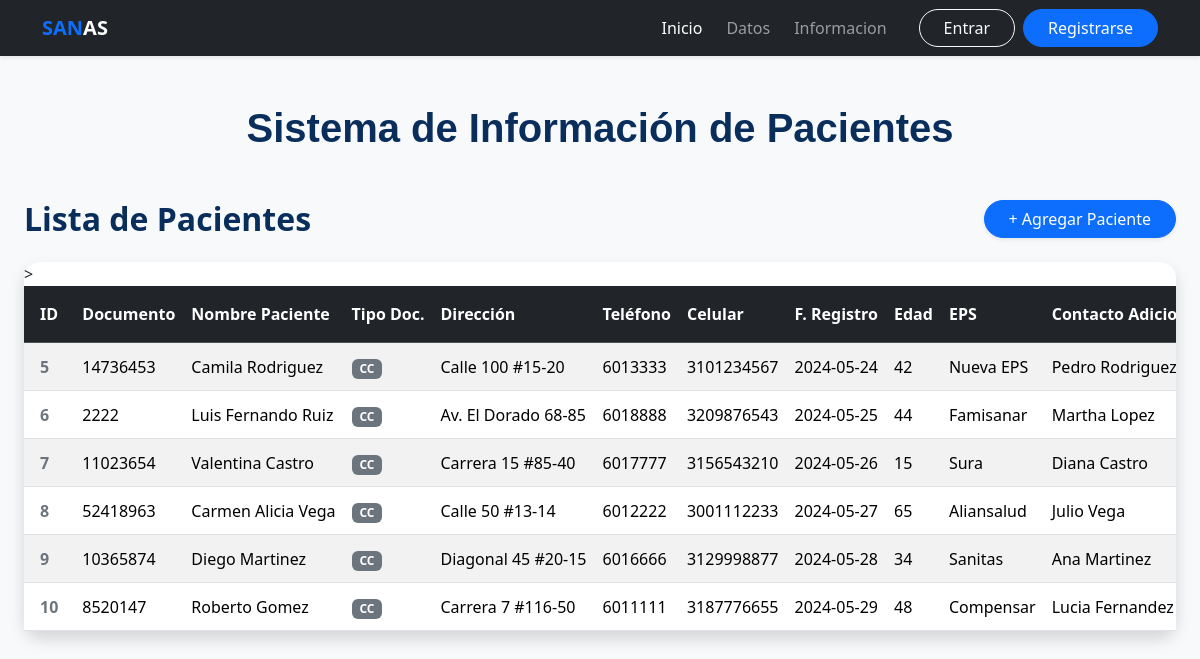
The page / on the database its author committed.
### tables this page shows
CREATE TABLE `paciente` (
  `id` int(11) NOT NULL,
  `documento` int(11) NOT NULL,
  `nombre paciente` varchar(40) NOT NULL,
  `tipo de documento` varchar(5) NOT NULL,
  `direccion` varchar(100) NOT NULL,
  `telefono` varchar(12) NOT NULL,
  `celular` varchar(12) NOT NULL,
  `fecha registro` date NOT NULL,
  `edad` int(3) NOT NULL,
  `eps` varchar(15) NOT NULL,
  `nombre contacto adicional` varchar(20) NOT NULL,
  `parentesco` varchar(10) NOT NULL,
  `examen a realizar` varchar(30) NOT NULL,
  `empresa` varchar(100) NOT NULL,
  `fecha de examen` date NOT NULL
);

### controllers/UsuarioController.php (called while the page is built, shortened)
<?php
    require_once 'models/usuario.php';
    class pacientController{
        private $pacient;
        public function __construct()
        {
           $this->pacient = new pacient();
        }
        public function leer(){
            $paciente = $this->pacient->leer();
            require 'views/read.php';
        }
    }
?>

### models/usuario.php (called while the page is built, shortened)
<?php
    class pacient{
        private $pdo;
        public function __construct()
        {
            $this->pdo = $GLOBALS['pdo'];
        }
        public function leer(){
            $stmt = $this->pdo->query("SELECT * FROM paciente");
            return $stmt->fetchAll(PDO::FETCH_ASSOC);
        }
    }
?>

### views/read.php (the view, shortened to what this page needs)
<!DOCTYPE html>
<html lang="es">
<head>
    <link href="https://cdn.jsdelivr.net/npm/bootstrap@5.3.3/dist/css/bootstrap.min.css" rel="stylesheet">
    <link rel="stylesheet" href="estilos/styles.css">
</head>
<body class="bg-light">
<div class="container-fluid px-4 my-5">
    <div class="d-flex justify-content-between align-items-center mb-4">
        <h2 class="fw-bold text-primary mb-0" style="color: #0a2e5c !important;">Lista de Pacientes</h2>
        <a href="index.php?action=create" class="btn btn-primary rounded-pill px-4 shadow-sm">
            + Agregar Paciente
        </a>
    </div>
    <div class="card shadow border-0 rounded-4">
        <div class="card-body p-0">
            <div class="table-responsive">
              >
                <table class="table table-hover table-striped align-middle mb-0 text-nowrap">
                    <thead class="table-dark">
                        <tr>
                            <th class="py-3 px-3">ID</th>
                            <th class="py-3">Documento</th>
                            <th class="py-3">Nombre Paciente</th>
                            <th class="py-3">Tipo Doc.</th>
                            <th class="py-3">Dirección</th>
                            <th class="py-3">Teléfono</th>
                            <th class="py-3">Celular</th>
                            <th class="py-3">F. Registro</th>
                            <th class="py-3">Edad</th>
                            <th class="py-3">EPS</th>
                            <th class="py-3">Contacto Adicional</th>
                        </tr>
                    </thead>
                    <tbody>
                        <?php foreach ($paciente as $pacient): ?>
                            <tr>
                                <td class="px-3 fw-bold text-secondary"><?= $pacient['id'] ?></td>
                                <td><?= $pacient['documento'] ?></td>
                                <td class="fw-medium"><?= $pacient['nombre paciente'] ?></td>
                                <td><span class="badge bg-secondary"><?= $pacient['tipo de documento'] ?></span></td>
                                <td><?= $pacient['direccion'] ?></td>
                                <td><?= $pacient['telefono'] ?></td>
                                <td><?= $pacient['celular'] ?></td>
                                <td><?= $pacient['fecha registro'] ?></td>
                                <td><?= $pacient['edad'] ?></td>
                                <td><?= $pacient['eps'] ?></td>
                                <td><?= $pacient['nombre contacto adicional'] ?></td>
                            </tr>
                        <?php endforeach; ?>
                    </tbody>
                </table>
            </div>
        </div>
    </div>
</div>
</body>
</html>

### index.php (shortened to what this page needs)
<!DOCTYPE html>
<html lang="en" class="bg-light">
<head>
    <link href="https://cdn.jsdelivr.net/npm/bootstrap@5.3.8/dist/css/bootstrap.min.css" rel="stylesheet">
    <link rel="stylesheet" href="estilos/styles.css">
</head>
<header>
<nav class="navbar navbar-expand-lg bg-dark shadow-sm sticky-top" data-bs-theme="dark">
  <div class="container">
    <a class="navbar-brand fw-bold text-white letter-spacing" href="#">
      <span class="text-primary">SAN</span>AS
    </a>
    <div class="collapse navbar-collapse" id="navbarNav">
      <ul class="navbar-nav ms-auto mb-2 mb-lg-0 gap-2 fw-medium">
        <li class="nav-item">
          <a class="nav-link active" aria-current="page" href="#">Inicio</a>
        </li>
        <li class="nav-item">
          <a class="nav-link" href="#">Datos</a>
        </li>
        <li class="nav-item">
          <a class="nav-link" href="#">Informacion</a>
        </li>
      </ul>
      <div class="d-flex ms-lg-4 mt-3 mt-lg-0">
        <a href="#" class="btn btn-outline-light me-2 rounded-pill px-4">Entrar</a>
        <a href="#" class="btn btn-primary rounded-pill px-4">Registrarse</a>
      </div>
    </div>
  </div>
</nav>
</header>
<body class="bg-light">
<h1 class="text-center fw-bold my-5" style="color: #0a2e5c;">
  Sistema de Información de Pacientes
</h1>
</body>
</html>
<?php
require 'controllers/UsuarioController.php';
$controller = new pacientController();
$action = $_GET['action'] ?? 'read';
switch ($action){
    case 'read' :
        $controller->leer();
        break;
}
?>

### estilos/styles.css (style rules this page uses)
table { border-color: blue; }
h1 { color:red; text-align: center; font-family: Arial, Helvetica, sans-serif; }

### rows shown on the page
paciente: id "5", documento "14736453", nombre paciente "Camila Rodriguez", tipo de documento "CC", direccion "Calle 100 #15-20", telefono "6013333", celular "3101234567", fecha registro "2024-05-24", edad "42", eps "Nueva EPS", nombre contacto adicional "Pedro Rodriguez"
paciente: id "6", documento "2222", nombre paciente "Luis Fernando Ruiz", tipo de documento "CC", direccion "Av. El Dorado 68-85", telefono "6018888", celular "3209876543", fecha registro "2024-05-25", edad "44", eps "Famisanar", nombre contacto adicional "Martha Lopez"
paciente: id "7", documento "11023654", nombre paciente "Valentina Castro", tipo de documento "CC", direccion "Carrera 15 #85-40", telefono "6017777", celular "3156543210", fecha registro "2024-05-26", edad "15", eps "Sura", nombre contacto adicional "Diana Castro"
paciente: id "8", documento "52418963", nombre paciente "Carmen Alicia Vega", tipo de documento "CC", direccion "Calle 50 #13-14", telefono "6012222", celular "3001112233", fecha registro "2024-05-27", edad "65", eps "Aliansalud", nombre contacto adicional "Julio Vega"
paciente: id "9", documento "10365874", nombre paciente "Diego Martinez", tipo de documento "CC", direccion "Diagonal 45 #20-15", telefono "6016666", celular "3129998877", fecha registro "2024-05-28", edad "34", eps "Sanitas", nombre contacto adicional "Ana Martinez"
paciente: id "10", documento "8520147", nombre paciente "Roberto Gomez", tipo de documento "CC", direccion "Carrera 7 #116-50", telefono "6011111", celular "3187776655", fecha registro "2024-05-29", edad "48", eps "Compensar", nombre contacto adicional "Lucia Fernandez"
